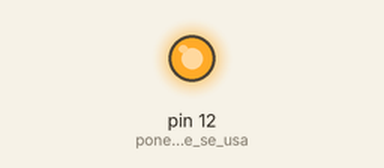
Simulated run of this sketch. Board: Arduino Uno, built with avr-gcc and run on an emulated ATmega328P. Shown: output pins drawn as LEDs (lit = HIGH).

Above: at 0.1 s.
Timing chart, 0 to 1.6 s (numbered marks = the images above):
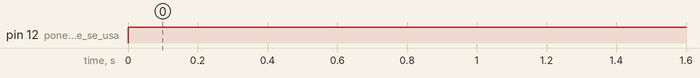

Measured:
- by itself, pin 12 (ponemos_el_pin_que_se_usa): LOW → HIGH at 0.00 s

The sketch:

Funcion_encender_Led.ino
```cpp
void setup()
{
  pinMode(12, OUTPUT); //ponemos el pin que se usara en este caso ponemos el pin 12
}

void loop()
{
  encenderLed(); // aqui ponemos la funcion en el void loop se repite para siempre
}

void encenderLed() {
  digitalWrite(12, HIGH); // aqui ponemos el pin del led junto con la funcion esta funcion unicamente lo enciende
}
```
